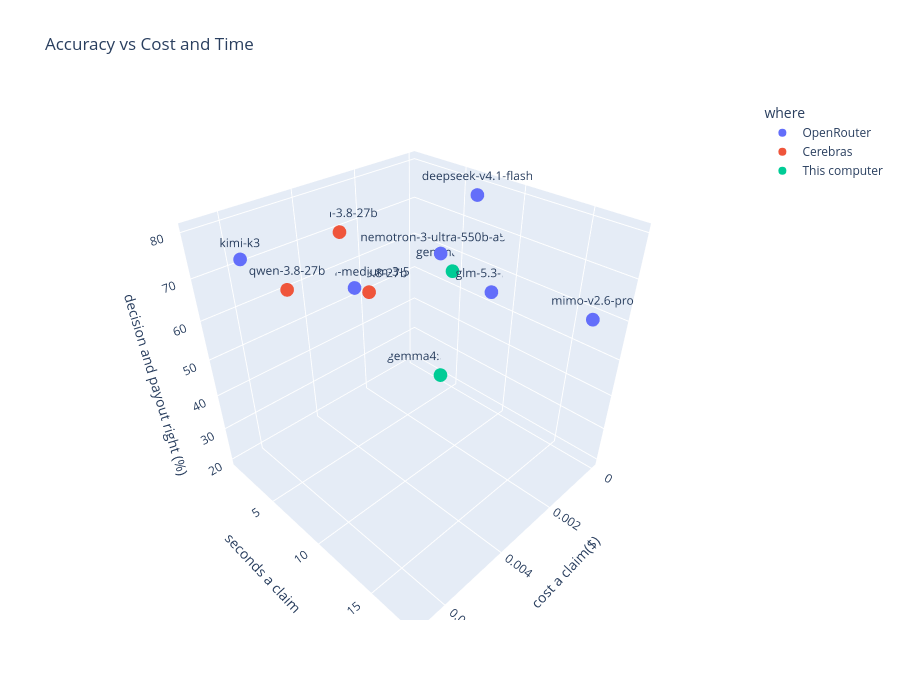

The code cell stored with this chart in its notebook:
### Markdown cell above
### All Three At Once

### Code cell
fig = px.scatter_3d(
    summary,
    x='cost a claim($)',
    y='seconds a claim',
    z='decision and payout right (%)',
    color='where',
    text='model',
    title='Accuracy vs Cost and Time',
    height=700
)
fig.show()

### Figure 1 — Plotly figure (JSON) as saved in the notebook; plotly's stock layout.template omitted (floating-point values rounded to 4 significant figures)
{"data": [{"hovertemplate": "where=OpenRouter<br>cost a claim($)=%{x}<br>seconds a claim=%{y}<br>decision and payout right (%)=%{z}<br>model=%{text}<extra></extra>", "legendgroup": "OpenRouter", "marker": {"color": "#636efa", "symbol": "circle"}, "mode": "markers+text", "name": "OpenRouter", "scene": "scene", "showlegend": true, "text": ["mimo-v2.6-pro", "glm-5.3-flash", "kimi-k3", "deepseek-v4.1-flash", "nemotron-3-ultra-550b-a55b", "mistral-medium-3-5"], "type": "scatter3d", "x": [0.00118, 0.00017, 0.00674, 0.00069, 0.00112, 0.00266], "y": [18.0, 8.7, 5.3, 8.0, 6.0, 1.4], "z": [65, 55, 80, 80, 65, 55]}, {"hovertemplate": "where=Cerebras<br>cost a claim($)=%{x}<br>seconds a claim=%{y}<br>decision and payout right (%)=%{z}<br>model=%{text}<extra></extra>", "legendgroup": "Cerebras", "marker": {"color": "#EF553B", "symbol": "circle"}, "mode": "markers+text", "name": "Cerebras", "scene": "scene", "showlegend": true, "text": ["qwen-3.8-27b", "qwen-3.8-27b", "qwen-3.8-27b"], "type": "scatter3d", "x": [0.00188, 0.00292, 0.00515], "y": [0.6, 1.0, 2.8], "z": [50, 70, 65]}, {"hovertemplate": "where=This computer<br>cost a claim($)=%{x}<br>seconds a claim=%{y}<br>decision and payout right (%)=%{z}<br>model=%{text}<extra></extra>", "legendgroup": "This computer", "marker": {"color": "#00cc96", "symbol": "circle"}, "mode": "markers+text", "name": "This computer", "scene": "scene", "showlegend": true, "text": ["gemma4:e2b-it-qat", "gemma4:e4b"], "type": "scatter3d", "x": [0.0, 0.0], "y": [3.7, 4.6], "z": [20, 55]}], "layout": {"height": 700, "legend": {"title": {"text": "where"}, "tracegroupgap": 0}, "scene": {"domain": {"x": [0, 1], "y": [0, 1]}, "xaxis": {"title": {"text": "cost a claim($)"}}, "yaxis": {"title": {"text": "seconds a claim"}}, "zaxis": {"title": {"text": "decision and payout right (%)"}}}, "title": {"text": "Accuracy vs Cost and Time"}}}
